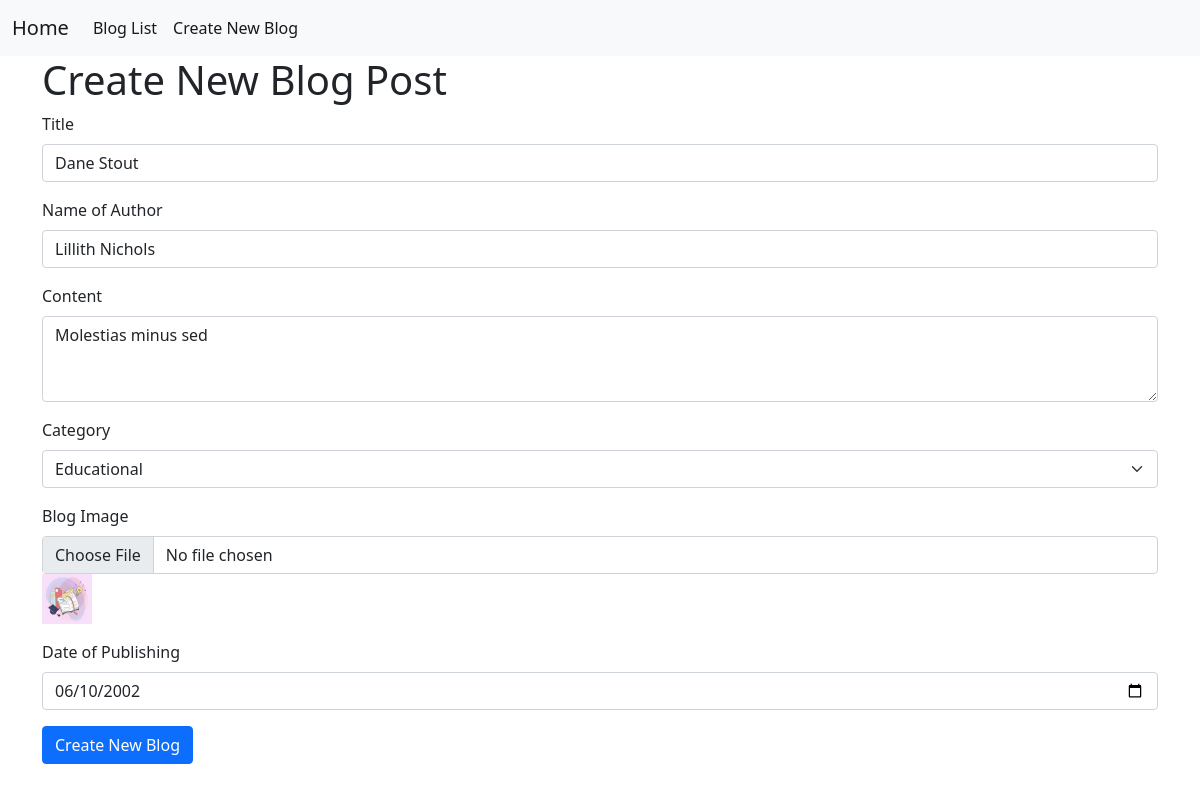
Screenshot of /edit-blog/4/ with the database file from the repository.
### blogs/models.py (models this page shows, shortened)
class BlogModel(models.Model):
    CAT = [
        ('Educational', 'Educational'),
        ('Technologies', 'Technologies'),
        ('Sports', 'Sports')
    ]
    title = models.CharField(max_length=255, null=True)
    author_name = models.CharField(max_length=255, null=True)
    content = models.TextField(null=True)
    category = models.CharField(max_length=20, choices=CAT, null=True)
    blog_image = models.ImageField(upload_to='media/blog', null=True)
    publish_date = models.DateField(null=True)
    created_at = models.DateField(auto_now_add=True, null=True)

### blogs/views.py (the view, shortened to what this page needs)
# urls.py: path('edit-blog/<str:b_id>/', blog_edit, name='blog_edit'),
def blog_edit(request, b_id):
    blog = BlogModel.objects.get(id = b_id)
    context = {
        'blog' : blog
    }
    return render(request, 'edit-blog.html', context)

### blogs/templates/edit-blog.html (shortened to what this page needs)
{% extends 'master/base.html' %}
{% block body %}
  <h1>Create New Blog Post</h1>
  <form action="" method="POST" enctype="multipart/form-data">
    <div class="mb-3">
      <label for="exampleFormControlInput1" class="form-label">Title</label>
      <input type="text" name="title" value="{{blog.title}}" class="form-control" id="exampleFormControlInput1" placeholder="Name of the Title" required />
    </div>
    <div class="mb-3">
      <label for="exampleFormControlInput1" class="form-label">Name of Author</label>
      <input type="text" name="author_name" value="{{blog.author_name}}" class="form-control" id="exampleFormControlInput1" placeholder="Author's Name" required />
    </div>
    <div class="mb-3">
      <label for="exampleFormControlTextarea1" class="form-label">Content</label>
      <textarea name="content" class="form-control" id="exampleFormControlTextarea1" placeholder="What are you blogging about" rows="3" required>{{blog.content}}</textarea>
    </div>
    <div class="mb-3">
      <label for="exampleFormControlInput1" class="form-label">Category</label>
      <select name="category" class="form-select" aria-label="Default select example" required>
        <option value="Educational"
        {% if blog.category == 'Educational' %}
            selected
        {% endif %}
            >Educational</option>
      </select>
    </div>
    <div class="mb-3">
      <label for="exampleFormControlInput1" class="form-label">Blog Image</label>
      <input type="file" name="blog_image" class="form-control" id="exampleFormControlInput1" />
      <img src="/{{blog.blog_image}}" alt="" height="50px" width="50px">
    </div>
    <div class="mb-3">
      <label for="exampleFormControlInput1" class="form-label">Date of Publishing</label>
      <input type="date" name="publish_date" value="{{blog.publish_date|date:'Y-m-d'}}" class="form-control" id="exampleFormControlInput1" required />
    </div>
    <div class="mb-3">
      <button type="submit" class="btn btn-primary">Create New Blog</button>
    </div>
  </form>
{% endblock %}

### rows the page displays
BlogModel: title "Dane Stout", author_name "Lillith Nichols", content "Molestias minus sed", category "Educational", blog_image (picture), publish_date "06/10/2002"
